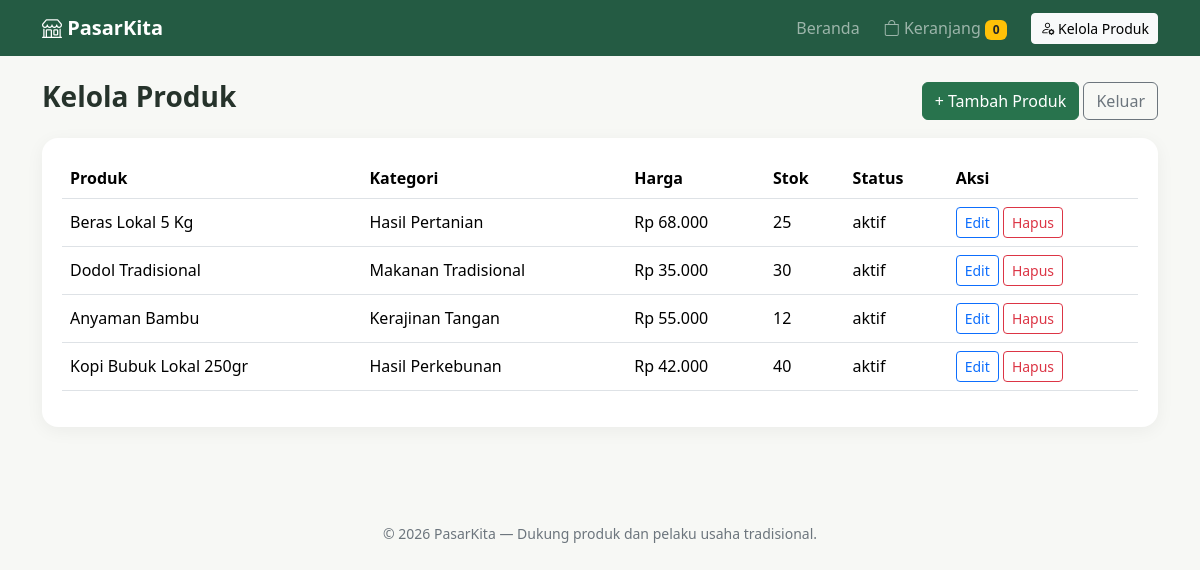
The page /products.php (signed in) on the database its author committed.
### tables this page shows
CREATE TABLE products (
 id_product INT AUTO_INCREMENT PRIMARY KEY,
 id_category INT NOT NULL,
 id_user INT NULL,
 nama_produk VARCHAR(150) NOT NULL,
 deskripsi TEXT,
 harga DECIMAL(12,2) NOT NULL DEFAULT 0,
 stok INT NOT NULL DEFAULT 0,
 gambar VARCHAR(500),
 status ENUM('aktif','nonaktif') NOT NULL DEFAULT 'aktif',
 created_at TIMESTAMP DEFAULT CURRENT_TIMESTAMP,
 CONSTRAINT fk_product_category FOREIGN KEY (id_category) REFERENCES categories(id_category),
 CONSTRAINT fk_product_user FOREIGN KEY (id_user) REFERENCES users(id_user) ON DELETE SET NULL
);

CREATE TABLE categories (
 id_category INT AUTO_INCREMENT PRIMARY KEY,
 nama_kategori VARCHAR(100) NOT NULL UNIQUE
);

### functions.php (called while the page is built, shortened)
<?php
function e($value) {
    return htmlspecialchars((string)$value, ENT_QUOTES, 'UTF-8');
}
function rupiah($angka) {
    return 'Rp ' . number_format((float)$angka, 0, ',', '.');
}

### products.php (the view, shortened to what this page needs)
<?php
require_once '../config/database.php'; require_once '../includes/functions.php'; require_admin();
$adminPage=true; $pageTitle='Kelola Produk'; require_once '../includes/header.php';
$result=$conn->query("SELECT p.*,c.nama_kategori FROM products p LEFT JOIN categories c ON p.id_category=c.id_category ORDER BY p.created_at DESC");
?>
<div class="d-flex justify-content-between align-items-center mb-3"><h1 class="h3 fw-bold">Kelola Produk</h1><div><a href="product_form.php" class="btn btn-success">+ Tambah Produk</a> <a href="logout.php" class="btn btn-outline-secondary">Keluar</a></div></div>
<div class="panel table-responsive"><table class="table align-middle"><thead><tr><th>Produk</th><th>Kategori</th><th>Harga</th><th>Stok</th><th>Status</th><th>Aksi</th></tr></thead><tbody>
<?php while($p=$result->fetch_assoc()): ?><tr><td><?= e($p['nama_produk']) ?></td><td><?= e($p['nama_kategori']) ?></td><td><?= rupiah($p['harga']) ?></td><td><?= (int)$p['stok'] ?></td><td><?= e($p['status']) ?></td><td class="text-nowrap"><a class="btn btn-sm btn-outline-primary" href="product_form.php?id=<?= (int)$p['id_product'] ?>">Edit</a> <form class="d-inline" method="post" action="product_delete.php" onsubmit="return confirm('Hapus produk ini?')"><input type="hidden" name="id" value="<?= (int)$p['id_product'] ?>"><button class="btn btn-sm btn-outline-danger">Hapus</button></form></td></tr><?php endwhile; ?>
</tbody></table></div>
<?php require_once '../includes/footer.php'; ?>

### style.css (style rules this page uses)
body { background:#f7f8f5; color:#26332b; }
.btn-success { background:#28734d; border-color:#28734d; }
.panel { background:white; border-radius:1rem; padding:1.25rem; box-shadow:0 4px 18px rgba(0,0,0,.05); }

### rows shown on the page
products: nama_produk "Beras Lokal 5 Kg", id_category.nama_kategori "Hasil Pertanian", harga "Rp 68.000", stok "25", status "aktif"
products: nama_produk "Dodol Tradisional", id_category.nama_kategori "Makanan Tradisional", harga "Rp 35.000", stok "30", status "aktif"
products: nama_produk "Anyaman Bambu", id_category.nama_kategori "Kerajinan Tangan", harga "Rp 55.000", stok "12", status "aktif"
products: nama_produk "Kopi Bubuk Lokal 250gr", id_category.nama_kategori "Hasil Perkebunan", harga "Rp 42.000", stok "40", status "aktif"

### other values the page prints
cart_count() "0"
